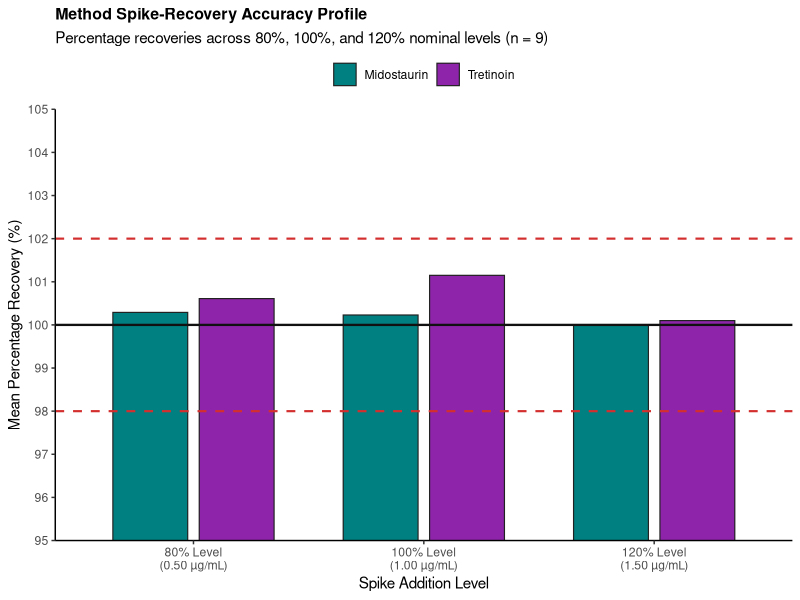
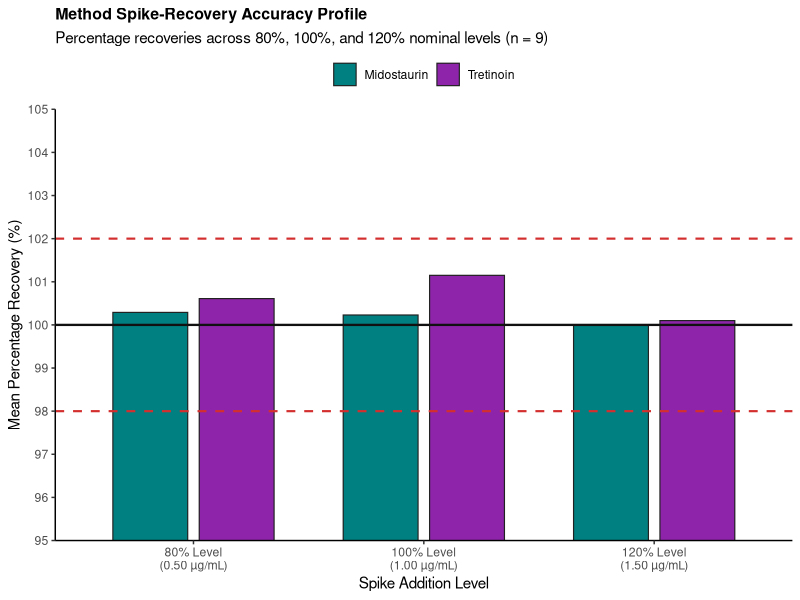
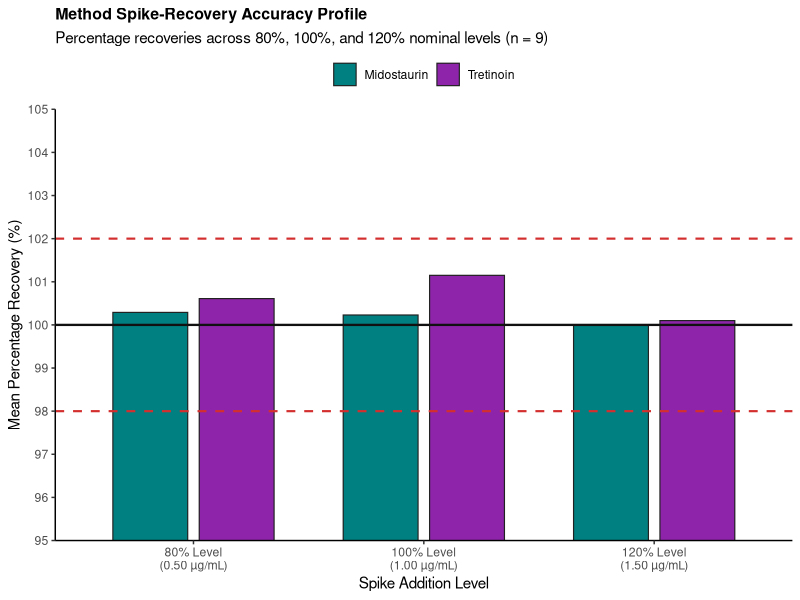

Source code (R) for these figures, in order:
# ==============================================================================
# SECTION 3.4: ACCURACY & SPIKE-RECOVERY CALCULATIONS IN R
# ==============================================================================

# 1. Input Standard Addition Spike Levels (0.50, 1.00, 1.50 ug/mL)
conc <- c(0.50, 0.50, 0.50, 1.00, 1.00, 1.00, 1.50, 1.50, 1.50)

midostaurin <- c(8450.38, 8426.75, 8453.75, 
                 16763.79, 16983.58, 16873.69, 
                 25124.92, 25361.16, 25260.00)

tretinoin   <- c(7953.00, 7983.27, 7938.67, 
                 15829.71, 16210.76, 15750.12, 
                 23546.43, 23798.43, 23499.18)

df_acc <- data.frame(Conc = conc, Midostaurin = midostaurin, Tretinoin = tretinoin)

# 2. Back-calculate Concentrations via Inverse Regression
df_acc$Mido_Conc <- (df_acc$Midostaurin - 3.067) / 16832.555
df_acc$Tret_Conc <- (df_acc$Tretinoin - 70.118) / 15680.499

# 3. Calculate Spike Recoveries (% Recovery = (Found / Nominal) * 100)
df_acc$Mido_Recovery <- (df_acc$Mido_Conc / df_acc$Conc) * 100
df_acc$Tret_Recovery <- (df_acc$Tret_Conc / df_acc$Conc) * 100

# 4. Aggregate Recovery Statistics
mido_rec_summary <- aggregate(Mido_Recovery ~ Conc, data = df_acc, FUN = function(x) {
  c(Mean = mean(x), SD = sd(x), RSD_Pct = (sd(x)/mean(x))*100)
})

tret_rec_summary <- aggregate(Tret_Recovery ~ Conc, data = df_acc, FUN = function(x) {
  c(Mean = mean(x), SD = sd(x), RSD_Pct = (sd(x)/mean(x))*100)
})

# 5. One-Sample Student's t-Test Against 100.0% Nominal Recovery
mido_ttest <- t.test(df_acc$Mido_Recovery, mu = 100.0)
tret_ttest <- t.test(df_acc$Tret_Recovery, mu = 100.0)

# Print Summary Results
cat("=== MIDOSTAURIN SPIKE-RECOVERY ===\n")
print(mido_rec_summary)

cat("\n=== TRETINOIN SPIKE-RECOVERY ===\n")
print(tret_rec_summary)

cat("\n=== MIDOSTAURIN t-TEST FOR SYSTEMATIC BIAS ===\n")
print(mido_ttest)

cat("\n=== TRETINOIN t-TEST FOR SYSTEMATIC BIAS ===\n")
print(tret_ttest)


# ==============================================================================
# FIGURE 3: SPIKE-RECOVERY ACCURACY BARPLOT IN R (CORRECTED)
# ==============================================================================

library(ggplot2)

df_fig3 <- data.frame(
  Spike_Level = factor(rep(c("80% Level\n(0.50 µg/mL)", "100% Level\n(1.00 µg/mL)", "120% Level\n(1.50 µg/mL)"), times = 2),
                       levels = c("80% Level\n(0.50 µg/mL)", "100% Level\n(1.00 µg/mL)", "120% Level\n(1.50 µg/mL)")),
  Analyte = factor(rep(c("Midostaurin", "Tretinoin"), each = 3)),
  Recovery = c(100.29, 100.23, 99.99, 100.61, 101.15, 100.10)
)

p_fig3 <- ggplot(df_fig3, aes(x = Spike_Level, y = Recovery, fill = Analyte)) +
  geom_bar(stat = "identity", position = position_dodge(width = 0.75), width = 0.65, color = "#222222", linewidth = 0.4) +
  geom_hline(yintercept = 100.0, linetype = "solid", color = "#111111", linewidth = 0.8) +
  geom_hline(yintercept = c(98.0, 102.0), linetype = "dashed", color = "#D32F2F", linewidth = 0.75) +
  scale_fill_manual(values = c("Midostaurin" = "#008080", "Tretinoin" = "#8E24AA")) +
  scale_y_continuous(breaks = seq(95, 105, 1), expand = c(0, 0)) +
  coord_cartesian(ylim = c(95, 105)) +  # FIX: Zooms view without dropping bars
  labs(title = "Method Spike-Recovery Accuracy Profile",
       subtitle = "Percentage recoveries across 80%, 100%, and 120% nominal levels (n = 9)",
       x = "Spike Addition Level", y = "Mean Percentage Recovery (%)") +
  theme_classic(base_size = 11) +
  theme(plot.title = element_text(face = "bold", size = 11.5),
        legend.position = "top", legend.title = element_blank())

# Save High-Resolution PNG & PDF Outputs
ggsave("Figure_3_Accuracy_Recovery_Nature.png", plot = p_fig3, width = 7.5, height = 4.5, dpi = 300)
ggsave("Figure_3_Accuracy_Recovery_Nature.pdf", plot = p_fig3, width = 7.5, height = 4.5, dpi = 600)
print(p_fig3)
